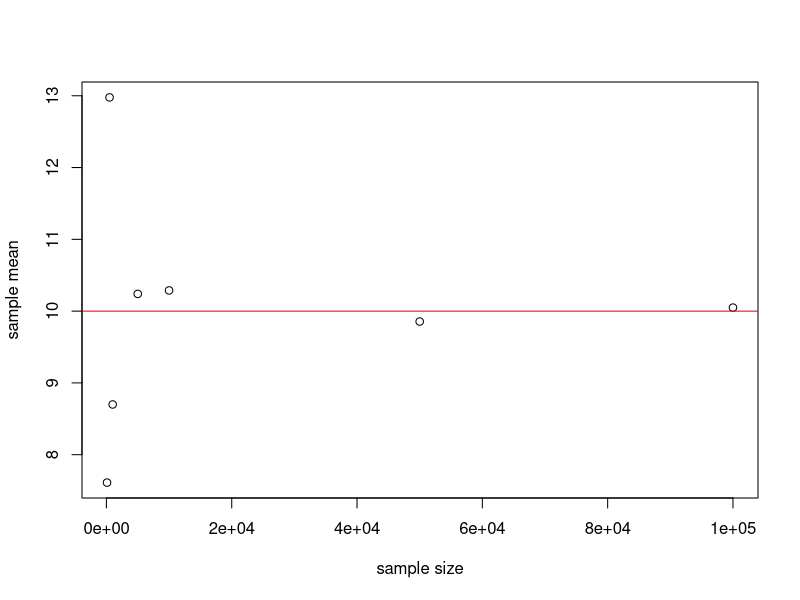

The R source for this figure:
#the following finds 7 averages each of varying randomly generated samples from N(10,25)
#the average from the random sample is compared to the true mean by plotting each average
#it is expected that higher sample sizes will give more precise averages
set.seed(8846)
y1 <- rnorm(100, 10, 25)
mean1 <- mean(y1)
error1 <- mean1-10

y2 <- rnorm(500, 10, 25)
mean2 <- mean(y2)
error2 <- mean2-10

y3 <- rnorm(1000, 10, 25)
mean3 <- mean(y3)
error3 <- mean3-10

y4 <- rnorm(5000, 10, 25)
mean4 <- mean(y4)
error4 <- mean4-10

y5 <- rnorm(10000, 10, 25)
mean5 <- mean(y5)
error5 <- mean5-10

y6 <- rnorm(50000, 10, 25)
mean6 <- mean(y6)
error6 <- mean6-10

y7 <- rnorm(100000, 10, 25)
mean7 <- mean(y7)
error7 <- mean7-10

x <- c(mean1, mean2, mean3, mean4, mean5, mean6, mean7)
z <- c(100, 500, 1000, 5000, 10000, 50000, 100000)

plot(z, x, xlab = "sample size", ylab = "sample mean")

abline(a = 10, b = 0, col = "red")
